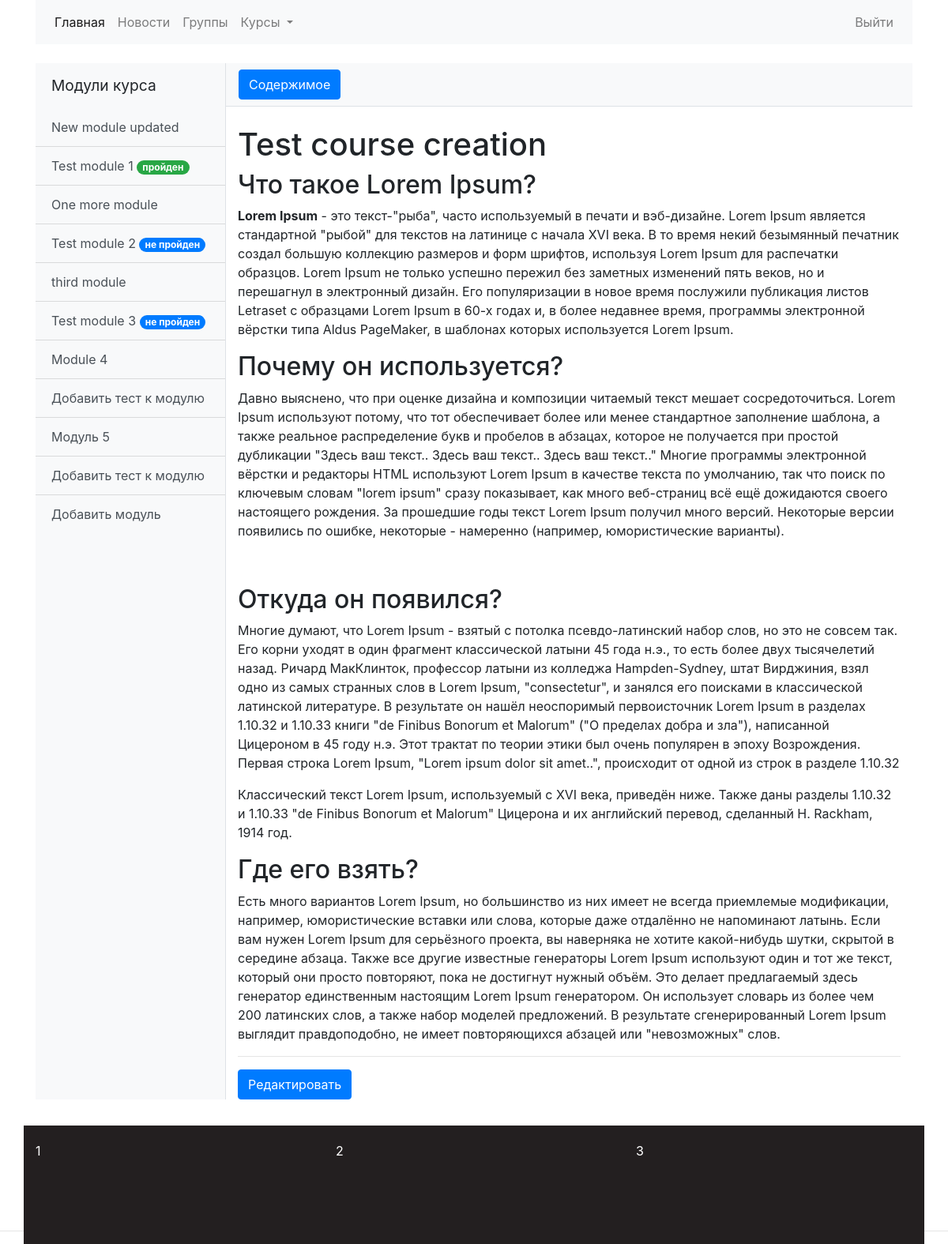
/courses/8 (signed in), run on the app's committed database.
### courses/models.py (models this page shows, shortened)
class CourseAbstractModel(models.Model):
    title = models.CharField(max_length=200, blank=False)
    slug = models.SlugField(max_length=200, unique=True)
    owner = models.ForeignKey(settings.AUTH_USER_MODEL, on_delete=models.CASCADE)
    create_date = models.DateTimeField(auto_now_add=True)
    update_date = models.DateTimeField(auto_now=True)
    class Meta:
        abstract = True
    def __str__(self):
        return self.title

class Module(CourseAbstractModel):
    course = models.ForeignKey(Course, on_delete=models.CASCADE)
    description = RichTextField(blank=True, null=True)
    content = RichTextUploadingField(blank=True, null=True)

class ModuleTest(CourseAbstractModel):
    module = models.OneToOneField(Module, on_delete=models.CASCADE)

class Course(CourseAbstractModel):
    title_image = models.ImageField(upload_to='courses_titles', default='courses_titles/empty.png')
    subject = models.ForeignKey(Subject, on_delete=models.CASCADE)
    overview = RichTextUploadingField(blank=True, null=True)
    def get_module_set(self):
        return self.module_set

### courses/views.py (the view)
# urls.py: path('<int:pk>', views.CourseDetailView.as_view(), name='course_detail'),
class CourseDetailView(DetailView):
    model = models.Course
    template_name = 'courses/course_detail.html'
    context_object_name = 'course'

### courses/templatetags/user_filter.py (called while the page is built)
@register.filter(name="test_is_passed")
def test_is_passed(module_test, user):
    print("ID", module_test.id)
    return StudentModuleTestStatus.objects.get(module_test=module_test, user=user).passed

### courses/templates/courses/course_detail.html (shortened to what this page needs)
{% extends 'index/base.html'%}
{% block body %}
<div class="d-flex" id="wrapper">
    {% include 'courses/module_sidebar.html' %}
    <div id="page-content-wrapper">
        <nav class="navbar navbar-expand-lg navbar-light bg-light border-bottom">
            <button class="btn btn-primary" id="menu-toggle">Содержимое</button>
        </nav>
        <div class="container-fluid">
            <h1 class="mt-4">
                {{ course.title }}</h1>
            {{ course.overview|safe }}
            <hr>
            {% if user.is_staff %}
            <a href="{% url 'content_admin:course_update' pk=course.pk %}" class="btn btn-primary">Редактировать</a>
            {% endif%}
        </div>
    </div>
    {% endblock %}

### courses/templates/courses/module_sidebar.html
{% load user_filter %}
{% if course.get_module_set %}
<div class="bg-light border-right" id="sidebar-wrapper">
    <div class="sidebar-heading">Модули курса</div>
    <div class="list-group list-group-flush">
        {% for class_module in course.module_set.all %}
        <a href="{% url 'courses:module_detail' class_module.id %}" class="list-group-item list-group-item-action bg-light
                      {% if class_module == module %}disabled{% endif %}">
            {{ class_module }}
        </a>
        {% if class_module.moduletest %}
        <a href="{% url 'courses:module_test' class_module.moduletest.id %}"
           class="list-group-item list-group-item-action bg-light">{{ class_module.moduletest.title }}
            {% with test_status=class_module.moduletest|test_is_passed:user %}
            {% if test_status %}
            <span class="badge badge-success badge-pill">пройден</span>
            {% else %}
            <span class="badge badge-primary badge-pill">не пройден</span>
            {% endif %}
            {% endwith %}
        </a>
        {% else %}
            {% if user.is_staff %}
            <a href="{% url 'content_admin:module_test_create' course_pk=course.pk module_pk=class_module.pk %}"
               class="list-group-item list-group-item-action bg-light">
                Добавить тест к модулю
            </a>
            {% endif %}
        {% endif %}
        {% endfor %}
        {% if user.is_staff %}
        <a href="{% url 'content_admin:module_create' course_pk=course.pk %}"
           class="list-group-item list-group-item-action bg-light">
            Добавить модуль
        </a>
        {% endif%}
    </div>
</div>
{% endif %}

### static/css/simple-sidebar.css (style rules this page uses)
#wrapper { overflow-x: hidden; }
#sidebar-wrapper { min-height: 100vh; margin-left: -15rem; -webkit-transition: margin .25s ease-out; -moz-transition: margin .25s ease-out; -o-transition: margin .25s ease-out; transition: margin .25s ease-out; }
#sidebar-wrapper .sidebar-heading { padding: 0.875rem 1.25rem; font-size: 1.2rem; }
#sidebar-wrapper .list-group { width: 15rem; }
#page-content-wrapper { min-width: 100vw; }
@media (min-width: 768px) { #sidebar-wrapper { margin-left: 0; } }
@media (min-width: 768px) { #page-content-wrapper { min-width: 0; width: 100%; } }

### static/css/footer.css (style rules this page uses)
html, body { height:100%; }

### data on the page
Module: title "New module updated", moduletest "Test module 1", shows "пройден"
Module: title "One more module", moduletest "Test module 2", shows "не пройден"
Module: title "third module", moduletest "Test module 3", shows "не пройден"
Module: title "Module 4", shows "Добавить тест к модулю"
Module: title "Модуль 5", shows "Добавить тест к модулю"
Course: title "Test course creation", overview "Что такое Lorem Ipsum? Lorem Ipsum - это текст-\"рыба\", часто используемый в печати и вэб-дизайне. Lorem Ipsum является стандартной \"рыбой\" для текстов на латинице с начала XVI века. В то время некий безымянный печатник создал большую коллекцию размеров и форм шрифтов, используя Lorem Ipsum для распечатки образцов. Lorem Ipsum не только успешно пережил без заметных изменений пять веков, но и перешагнул в электронный дизайн. Его популяризации в новое время послужили публикация листов Letraset с образцами Lorem Ipsum в 60-х годах и, в более недавнее время, программы электронной вёрстки типа Aldus PageMaker, в шаблонах которых используется Lorem Ipsum. Почему он используется? Давно выяснено,…"
